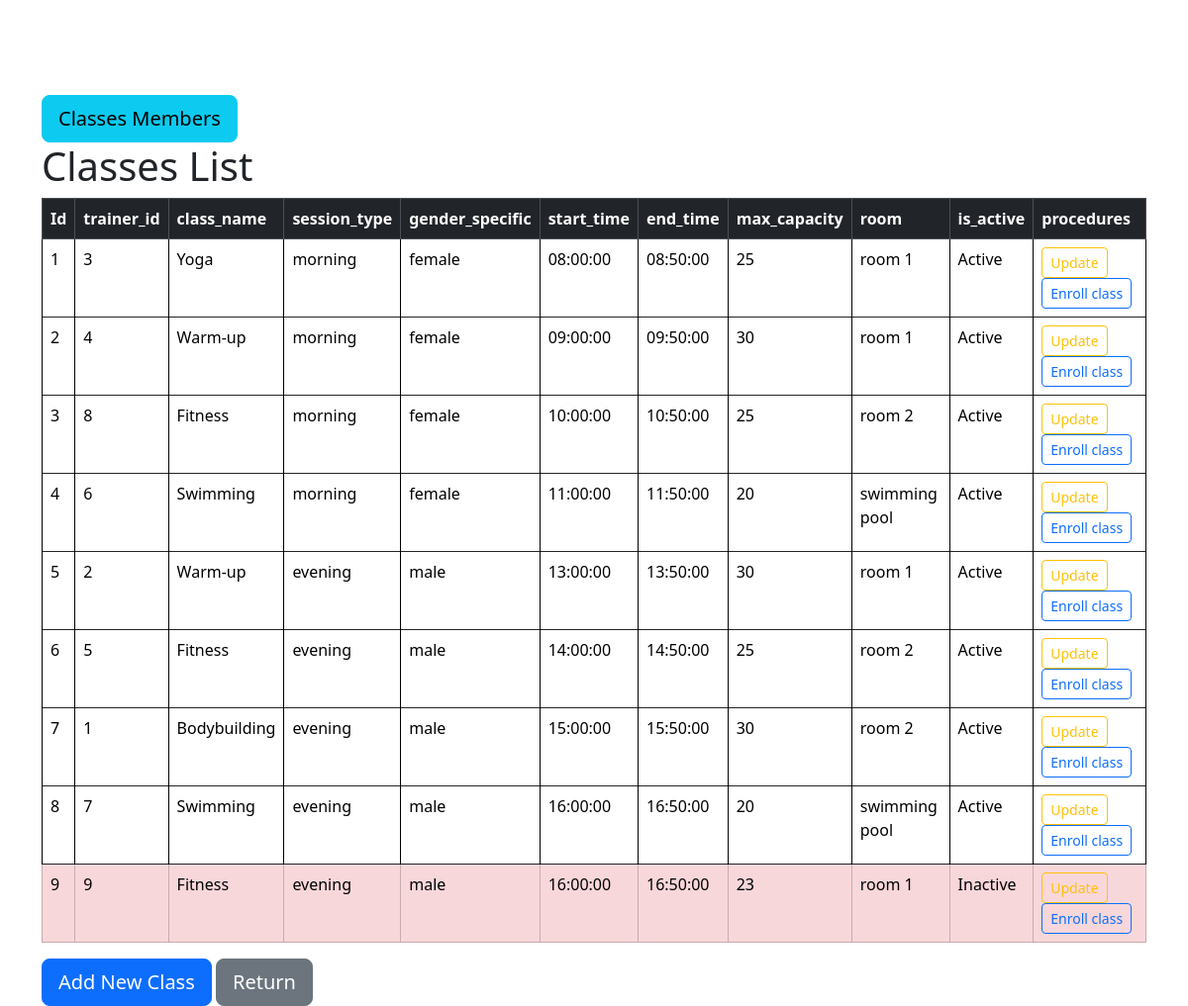
Page /classes.php (signed in) on the committed database.
### tables this page shows
CREATE TABLE IF NOT EXISTS `classes` (
  `Id` int(11) NOT NULL AUTO_INCREMENT,
  `trainer_id` int(11) NOT NULL,
  `class_name` varchar(50) NOT NULL,
  `session_type` enum('morning','evening') NOT NULL,
  `gender_specific` enum('male','female') NOT NULL,
  `start_time` time NOT NULL,
  `end_time` time NOT NULL,
  `max_capacity` int(11) NOT NULL,
  `room` varchar(50) NOT NULL,
  `is_active` enum('Active','Inactive') NOT NULL,
  `created_at` timestamp NULL DEFAULT current_timestamp(),
  PRIMARY KEY (`Id`),
  KEY `trainer_id` (`trainer_id`)
);

### classes.php (the view, shortened to what this page needs)
<?php
include "database.php";
?>
<!DOCTYPE html>
<html>
<head>
<link href="https://cdn.jsdelivr.net/npm/bootstrap@5.3.8/dist/css/bootstrap.min.css" rel="stylesheet">
</head>
<body>
<div class="container mt-5">
        <br><br>
		<a href="class_members.php" class="btn btn-info btn-lg">Classes Members</a>
		<h1>Classes List</h1>
		 <table class="table table-bordered table-hover" style = "border: 2px;">
            <thead class="table-dark">
                <tr>
				  <th>Id</th>
				  <th>trainer_id</th>
				  <th>class_name</th>
				  <th>session_type</th>
				  <th>gender_specific</th>
				  <th>start_time</th>
				  <th>end_time</th>
				  <th>max_capacity</th>
				  <th>room</th>
				  <th>is_active</th>
				  <th>procedures</th>
				</tr>
		</thead>
		<tbody>
		<?php
		$sql = "SELECT * FROM classes";
		$result = $conn->query($sql);
		if($result->num_rows > 0) {
		while($row = $result->fetch_assoc()) {
		?>
			<tr class="<?php echo ($row['is_active'] == 'Inactive') ? 'table-danger' : ''; ?>">
			  <td><?php echo $row["Id"];?></td>
			  <td><?php echo htmlspecialchars($row['trainer_id']);?></td>
			  <td><?php echo htmlspecialchars($row['class_name']);?></td>
			  <td><?php echo htmlspecialchars($row['session_type']);?></td>
			  <td><?php echo htmlspecialchars($row['gender_specific']);?></td>
			  <td><?php echo htmlspecialchars($row['start_time']); ?></td>
			  <td><?php echo htmlspecialchars($row['end_time']); ?></td>
			  <td><?php echo htmlspecialchars($row['max_capacity']); ?></td>
			  <td><?php echo htmlspecialchars($row['room']); ?></td>
			  <td><?php echo htmlspecialchars($row['is_active']); ?></td>
			  <td>
              <a href="edit_class.php?id=<?php echo $row['Id']; ?>" class="btn btn-outline-warning btn-sm">Update</a>
              <a href="enroll_class.php?class_id=<?php echo $row['Id']; ?>" class="btn btn-outline-primary btn-sm">Enroll class</a>
			  </td>
			</tr>
			<?php
		}
		}
                else{
                ?>
				<tr>
                    <td colspan="10" class="text-center">No classes to display</td>
                </tr>
                <?php } ?>
            </tbody>
        </table>
		<a href="add_class.php" class="btn btn-primary btn-lg">Add New Class</a>
		<a href="dashboard.php" class="btn btn-secondary btn-lg">Return</a>
    </div>
</body>
</html>

### rows in the picture
classes: Id "1", trainer "3", class_name "Yoga", session_type "morning", gender_specific "female", start_time "08:00:00", end_time "08:50:00", max_capacity "25", room "room 1", is_active "Active"
classes: Id "2", trainer "4", class_name "Warm-up", session_type "morning", gender_specific "female", start_time "09:00:00", end_time "09:50:00", max_capacity "30", room "room 1", is_active "Active"
classes: Id "3", trainer "8", class_name "Fitness", session_type "morning", gender_specific "female", start_time "10:00:00", end_time "10:50:00", max_capacity "25", room "room 2", is_active "Active"
classes: Id "4", trainer "6", class_name "Swimming", session_type "morning", gender_specific "female", start_time "11:00:00", end_time "11:50:00", max_capacity "20", room "swimming pool", is_active "Active"
classes: Id "5", trainer "2", class_name "Warm-up", session_type "evening", gender_specific "male", start_time "13:00:00", end_time "13:50:00", max_capacity "30", room "room 1", is_active "Active"
classes: Id "6", trainer "5", class_name "Fitness", session_type "evening", gender_specific "male", start_time "14:00:00", end_time "14:50:00", max_capacity "25", room "room 2", is_active "Active"
classes: Id "7", trainer "1", class_name "Bodybuilding", session_type "evening", gender_specific "male", start_time "15:00:00", end_time "15:50:00", max_capacity "30", room "room 2", is_active "Active"
classes: Id "8", trainer "7", class_name "Swimming", session_type "evening", gender_specific "male", start_time "16:00:00", end_time "16:50:00", max_capacity "20", room "swimming pool", is_active "Active"
classes: Id "9", trainer "9", class_name "Fitness", session_type "evening", gender_specific "male", start_time "16:00:00", end_time "16:50:00", max_capacity "23", room "room 1", is_active "Inactive"
